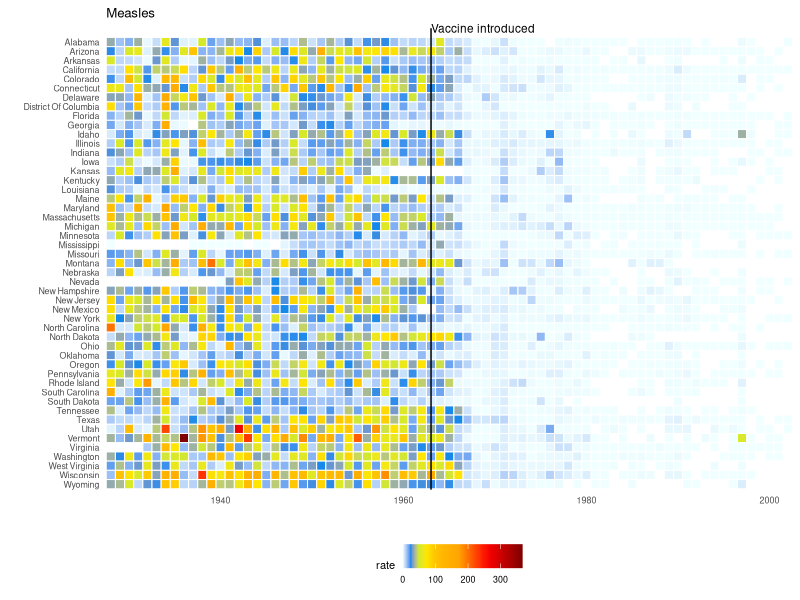

Recreate this plot in R.
####################
## EXAMPLE 2
###################
#The "dslabs" package contains the data for this plot 
#install.packages("dslabs")

library(dslabs)
library(dplyr)
library(ggplot2)
data(us_contagious_diseases)
head(us_contagious_diseases)

the_disease <- "Measles"
dat <- us_contagious_diseases %>%
  filter(!state%in%c("Hawaii","Alaska") & disease == the_disease) %>%
  mutate(rate = count / population * 10000 * 52 / weeks_reporting) 

jet.colors <- colorRampPalette(c("#F0FFFF", "cyan", "#007FFF", "yellow", "#FFBF00", "orange", "red", "#7F0000"), bias = 2.25)

dat %>% mutate(state = reorder(state, desc(state))) %>%
  ggplot(aes(year, state, fill = rate)) +
  geom_tile(color = "white", size = 0.35) +
  scale_x_continuous(expand = c(0,0)) +
  scale_fill_gradientn(colors = jet.colors(16), na.value = 'white') +
  geom_vline(xintercept = 1963, col = "black") +
  theme_minimal() + 
  theme(panel.grid = element_blank()) +
  coord_cartesian(clip = 'off') +
  ggtitle(the_disease) +
  ylab("") +
  xlab("") +  
  theme(legend.position = "bottom", text = element_text(size = 8)) + 
  annotate(geom = "text", x = 1963, y = 50.5, label = "Vaccine introduced", size = 3, hjust = 0)
